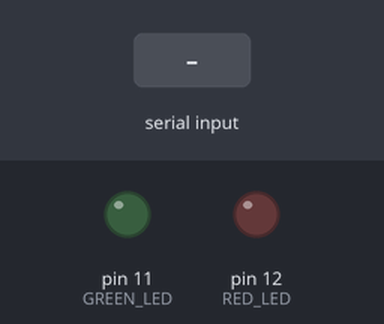
A program run on a simulated Arduino Uno, built with avr-gcc and run on an emulated ATmega328P. Parts: output pins drawn as LEDs (lit = HIGH). Inputs (shaded band) come from the test bench. What the program prints to the serial monitor is not drawn.

Above: at 1.4 s.
1.5 s: "G-" received over Serial
At 2.9 s:
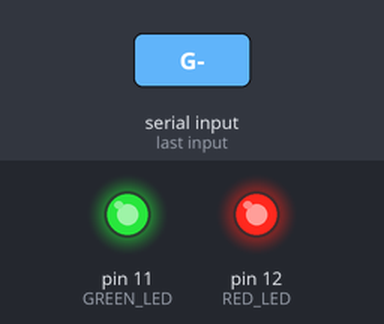
3.9 s: "G90-" received over Serial
At 6.0 s:
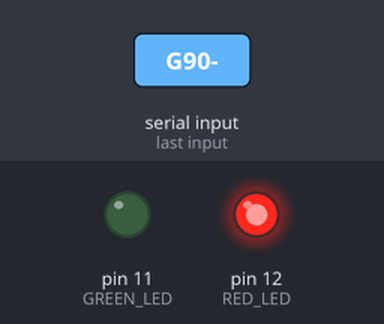
6.4 s: "G,45-" received over Serial
At 7.9 s:
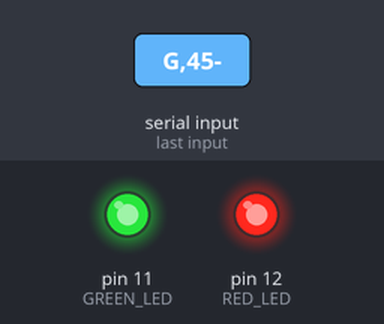
Timing chart, 0 to 9.4 s (numbered marks = the images above; inputs shaded):
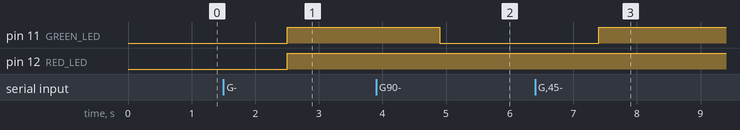

The program:

main.cpp
```cpp
#include <Arduino.h>
// #include <SoftwareSerial.h>

#define GREEN_LED 11
#define RED_LED 12

unsigned long previousRead = 0, TIME_INTERVAL = 1000;
byte b = 0;
String espValues[2] = {};

// SoftwareSerial ESP8266(9, 10); // RX, TX

void setup() {
  Serial.begin(115200);  // Computer
  delay(200);
  // ESP8266.begin(9600); // ESP8266

  pinMode(GREEN_LED, OUTPUT);
  pinMode(RED_LED, OUTPUT);
}

void loop() {
  if (Serial.available()) { // FROM ESP-01S
  // if (ESP8266.available() > 0) {
    espValues[0] = Serial.readStringUntil('-');
    espValues[1] = Serial.readString();
    for (int i = 0; i < 2; i += 1) {
      // Serial.println(String(espValues[0]) + " " + String(espValues[1]));
      // Serial.println(espValues[i].charAt(0));
      // Serial.println(espValues[i].charAt(2));
      digitalWrite(espValues[i].charAt(0) == 'G' ? GREEN_LED : RED_LED, espValues[i].charAt(2) - '0');
    }
    // digitalWrite(GREEN_LED, ESP8266.parseInt());
  }

  if (millis() - previousRead >= TIME_INTERVAL) {
    previousRead = millis();
    Serial.write(b % 2); // TO ESP-01S
    // ESP8266.write(b % 2);
    b += 1;
  }
}
```

Measured:
- after the input at 1.5 s, pin 11 (GREEN_LED), pin 12 (RED_LED): LOW → HIGH after 1.0 s
- after the input at 3.9 s, pin 11 (GREEN_LED): HIGH → LOW after 1.0 s
- after the input at 6.4 s, pin 11 (GREEN_LED): LOW → HIGH after 1.0 s
